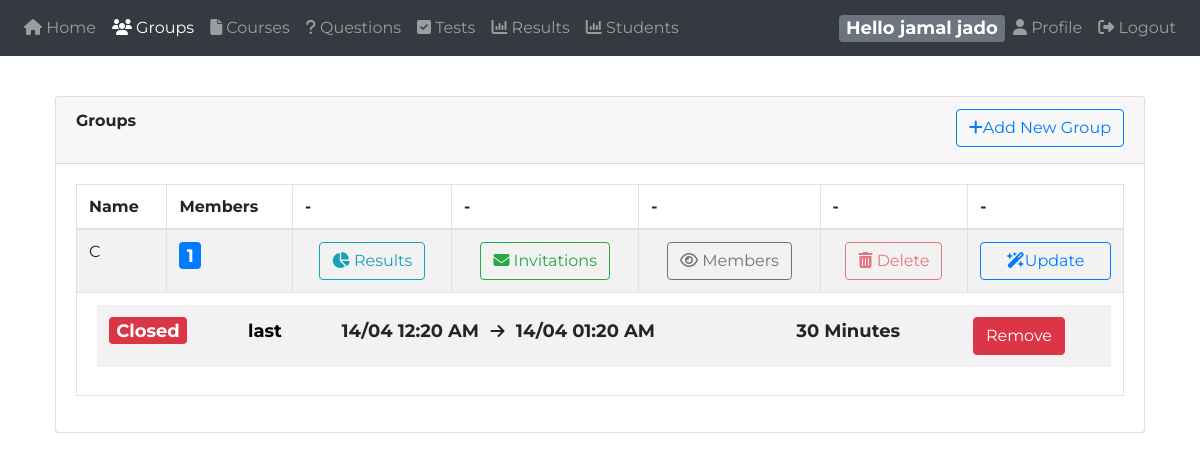
The app's page /instructor/?groups (signed in), older data.
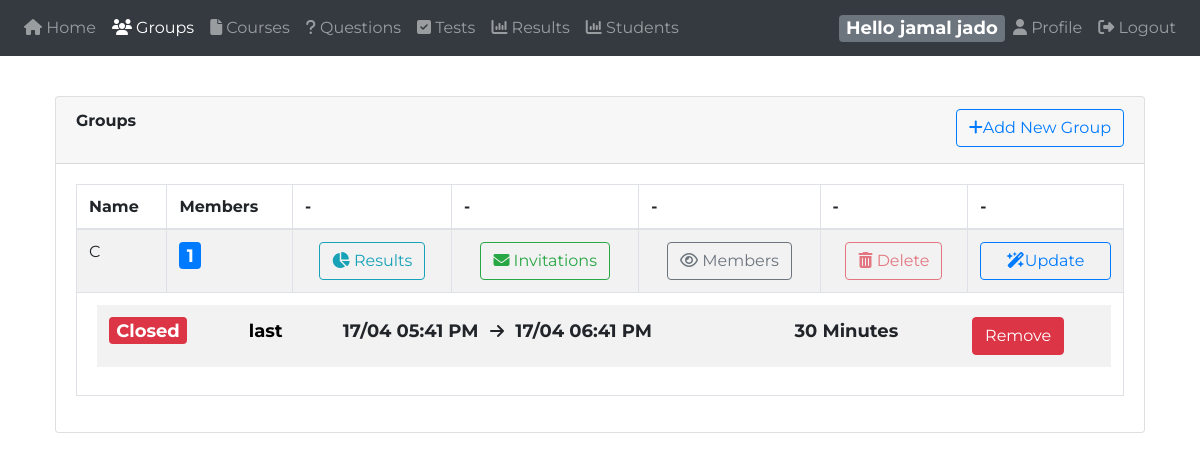
The same page, newer data.
### tables this page shows
CREATE TABLE `groups` (
  `id` int(11) NOT NULL,
  `name` varchar(255) NOT NULL,
  `assignedTest` int(11) DEFAULT NULL,
  `settingID` int(11) DEFAULT NULL,
  `instructorID` int(11) DEFAULT NULL
);

CREATE TABLE `test_settings` (
  `id` int(11) NOT NULL,
  `startTime` datetime DEFAULT NULL,
  `endTime` datetime DEFAULT NULL,
  `duration` int(3) DEFAULT NULL,
  `prevQuestion` int(1) DEFAULT NULL,
  `viewAnswers` tinyint(1) DEFAULT NULL,
  `releaseResult` int(1) DEFAULT 1,
  `sendToStudent` tinyint(1) DEFAULT NULL,
  `sendToInstructor` tinyint(1) DEFAULT NULL,
  `passPercent` int(3) DEFAULT NULL,
  `instructorID` int(11) DEFAULT NULL,
  `testName` varchar(255) NOT NULL
);

### instructor/app/model/group.class.php (called while the page is built, shortened)
<?php
class group extends dbh {
    public function getAll() {
        $db = $this->connect();
        $query = "SELECT gp.id, name,
                 (SELECT COUNT(*) FROM groups_has_students sg WHERE sg.groupID = gp.id) AS members,
                 (SELECT name FROM test WHERE id = gp.assignedTest) AS assignedTest,
                 gp.assignedTest AS testID,
                 (CASE WHEN (convert_tz(now(), @@session.time_zone, '+02:00')
                  BETWEEN ts.startTime AND ts.endTime) THEN 1 ELSE 0 END) AS isActive,
                 ts.startTime, ts.endTime, ts.duration, ts.viewAnswers,
                 gp.instructorID AS instructor
                 FROM groups gp
                 LEFT JOIN test_settings ts ON ts.id = gp.settingID
                 WHERE gp.instructorID = ?";
        $stmt = $db->prepare($query);
        $stmt->execute([$_SESSION['mydata']->id]);
        return $stmt->fetchAll(PDO::FETCH_OBJ);
    }
}

### instructor/app/model/dbh.class.php (called while the page is built)
<?php
class dbh {
    private $host = "localhost";
    private $port = "3306";
    private $username = "root";
    private $password = "";
  private $dbName = "online_exam";
    public function connect() {
        try {
            $dsn = "mysql:host={$this->host};port={$this->port};dbname={$this->dbName};charset=utf8mb4";
            $pdo = new PDO($dsn, $this->username, $this->password);
            $pdo->setAttribute(PDO::ATTR_ERRMODE, PDO::ERRMODE_EXCEPTION);
            $pdo->setAttribute(PDO::ATTR_DEFAULT_FETCH_MODE, PDO::FETCH_ASSOC);
            return $pdo;
        } catch (PDOException $e) {
            die("   Eror Connection Database " . $e->getMessage());
        }
    }
}

### instructor/app/model/instructor.class.php (called while the page is built, shortened)
<?php
class Instructor extends dbh {
    public function getByEmail($email) {
        $sql = "SELECT id, name, password, email, phone, isAdmin FROM instructor WHERE email = :email";
        $stmt = $this->connect()->prepare($sql);
        $stmt->bindParam(":email", $email);
        $stmt->execute();
        return $stmt->fetch(PDO::FETCH_OBJ);
    }
}

### instructor/app/view/groups.php (the view, shortened to what the changed rows need)
<?php
require_once 'header.php';
require_once 'navbar.php';
$group = new group();
$allGroups = $group->getAll($_SESSION['mydata']->id);
?>
<div class="content mt-3">
    <div class="animated fadeIn">
        <div class="col-md-12">
          <?php
						if (isset($_GET['invitations']) && isset($_GET['id'])) { ?>
								<button type="button" class="btn btn-warning float-right w-100"  data-toggle="modal" data-target="#addstudent">
									<i class="fa fa-plus"></i> Add Students
								</button>
							<div class="modal fade" id="addstudent" tabindex="-1" role="dialog">
							  <div class="modal-dialog" role="document">
							    <div class="modal-content">
							      <div class="modal-header">
							        <h5 class="modal-title">Add Students to Group</h5>
							        <button type="button" class="close" data-dismiss="modal" aria-label="Close">
							          <span aria-hidden="true">&times;</span>
							        </button>
							      </div>
							      <div class="modal-body">
											<form action="app/controller/group.inc.php?addStudents" id="addstudentForm" method="post">
												<input type="hidden" name="groupID" value="<?php echo $_GET['id']; ?>">
												<div class="form-group">
											    <label for="studentIDs">Student IDs</label>
											    <textarea class="form-control" id="studentIDs" name="studentIDs" rows="10" placeholder="Write One ID per line."></textarea>
											  </div>
											</form>
							      </div>
							      <div class="modal-footer">
							        <button type="button" class="btn btn-secondary" data-dismiss="modal">Close</button>
							        <button type="submit" form="addstudentForm" class="btn btn-primary">Add</button>
							      </div>
							    </div>
							  </div>
							</div>
					<?php }else{ ?>
            <div class="card">
              <div class="card-body">
                <table id="bootstrap-data-table" class="table table-striped table-bordered">
                  <thead>
                    <tr>
                      <th>Name</th>
                      <th>Members</th>
                      <th>-</th>
                      <th>-</th>
                      <th>-</th>
                      <th>-</th>
                      <th>-</th>
                    </tr>
                  </thead>
                  <tbody>
                    <?php
										foreach ($allGroups as $group) { ?>
                      <tr>
                        <td>
                          <?php echo $group->name ?>
                        </td>
                        <td><a href="#" class="badge badge-primary"><?php echo $group->members ?></a></td>
                        <td class="text-center">
                          <a type="button" class="btn btn-outline-info" href="?results&groupID=<?php echo $group->id ?>"><i class="fa fa-pie-chart"></i> Results</a>
                        </td>
                        <td class="text-center">
                          <a type="button" class="btn btn-outline-success" href="?groups&invitations&id=<?php echo $group->id ?>"><i class="fa fa-envelope"></i> Invitations</a>
                        </td>
                        <td class="text-center">
                          <a type="button" class="btn btn-outline-secondary" href="?groups&viewMembers&id=<?php echo $group->id ?>"><i class="fa fa-eye"></i> Members</a>
                        </td>
                        <td class="text-center">
                          <button type="button" class="btn btn-outline-danger" <?php echo ($group->members == 0)? '':'disabled' ?> onclick="javascript: if (confirm('Are you sure you want to delete this Group?'))
														{ window.location.href='app/controller/group.inc.php?deleteGroup=<?php echo $group->id ?>';}">
														<i class="fa fa-trash"></i> Delete
													</button>
                        </td>
                        <td class="text-center">
                          <button type="button" data-toggle="modal" data-target="#editgroup" data-gname="<?php echo $group->name ?>" data-gid="<?php echo $group->id ?>" class="btn btn-outline-primary btn-block"><i class="fa fa-magic"></i>Update</button>
                        </td>
											</tr>
											<?php if($group->assignedTest){ ?>
											<tr>
												<td colspan="10"  style="padding-left:20px">
													<div>
													<table class="table table-borderless">
														<tbody>
															<tr>
																	<td>
																		<?php echo (($group->isActive)? '<span class="badge badge-success">Opened':'<span class="badge badge-danger">Closed') ?></span>
																	</td>
																	<td>
																		<?php echo (($group->assignedTest) ? ('<a href="?tests=view&id='. $group->testID .'" class="badge black-link">' . $group->assignedTest . '</a>') : '') ?>
																	</td>
																	<td>
																		<?php
																		if ($group->endTime){ ?>
																		<span class="badge"><?php echo date('d/m h:i A', strtotime($group->startTime)) ?> </span> <i class="fa fa-arrow-right" aria-hidden="true"></i>
																		<span class="badge"><?php echo date('d/m h:i A', strtotime($group->endTime)) ?></span>
																	<?php }else{ ?>
																		<span class="badge">No Time Limit</span>
																	<?php } ?>
																	</td>
																	<td>
																		<span class="badge"><?php echo (($group->duration)? ($group->duration . ' Minutes') :'No Time Limit') ?></span>
																	</td>
																	<td>
																		<button type="button" data-gid="<?php echo $group->id ?>" class="btn btn-danger deleteAssignedTest">Remove</button>
																	</td>
															</tr>
														</tbody>
													</table>
													</div>
											</td>
										</tr>
									<?php }} ?>
                  </tbody>
                </table>
              </div>
            </div>
						<?php } ?>
        </div>
    </div>
  </div>
  <?php
		require_once 'footer.php';
?>

Row changes from the older to the newer data that the page shows:
changed groups: settingID.startTime "14/04 12:20 AM" → "17/04 05:41 PM"; settingID.endTime "14/04 01:20 AM" → "17/04 06:41 PM"
